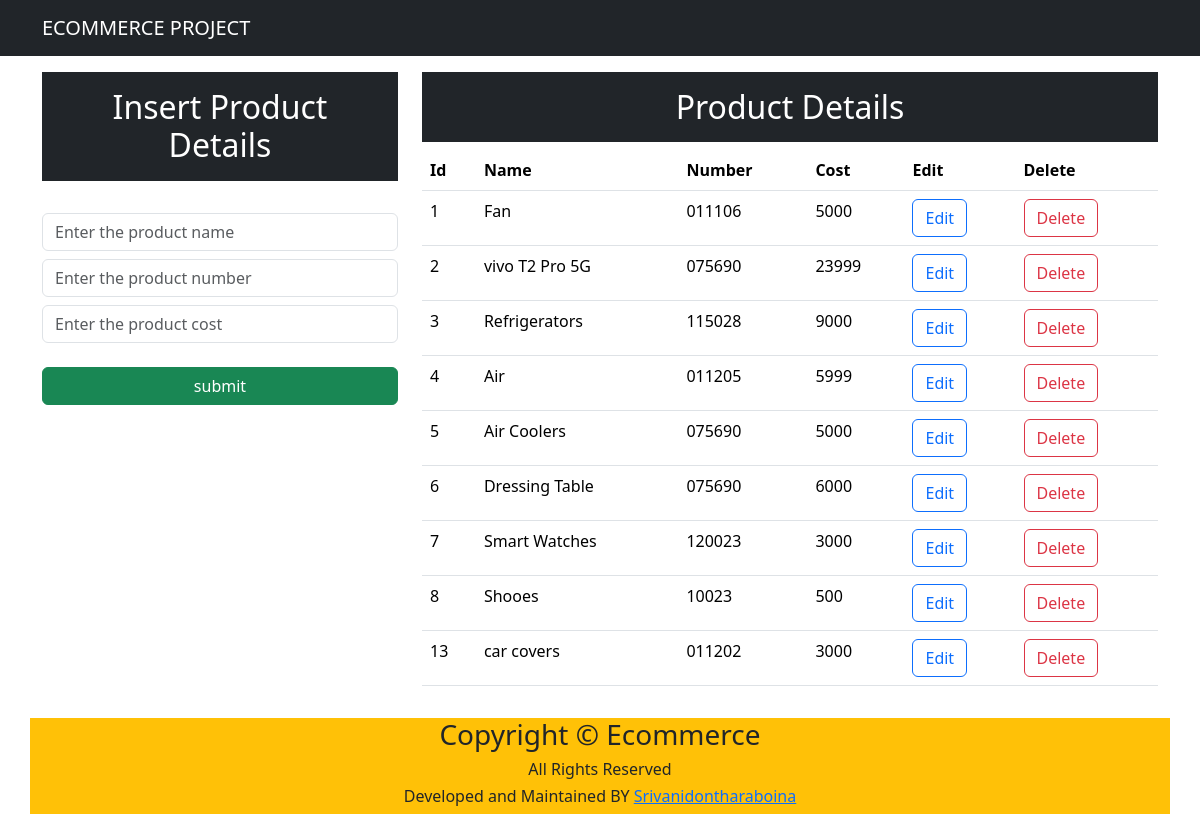
The page / on the database its author committed.
### app/models.py (models this page shows, shortened)
class Product(models.Model):
    Name=models.CharField(max_length=25)
    Number=models.CharField(max_length=6)
    Cost=models.CharField(max_length=6)

### app/views.py (the view)
# urls.py: path('',views.index,name="index"),
def index(request):
    data=Product.objects.all()
    context={"data":data}
    return render(request,"index.html",context)

### templates/index.html (shortened to what this page needs)
<!DOCTYPE html>
<html lang="en">
<head>
    <link href="https://cdn.jsdelivr.net/npm/bootstrap@5.3.3/dist/css/bootstrap.min.css" rel="stylesheet">
</head>
<body>
    <nav class="navbar navbar-expand-lg navbar-dark bg-dark">
        <div class="container">
         <a class="navbar-brand" href="#">ECOMMERCE PROJECT</a>
</div>
</nav>
<div class="container mt-3">
    <div class="row">
        <div class="col-md-4">
            <h2 class="text-white bg-dark text-center p-3">Insert Product Details</h2>
            <br>
            <form action="/insert" method="POST">{% csrf_token %}
                <div class="form-group">
                    <input type="text" class="form-control" placeholder="Enter the product name" name="Name" required>
                </div>
                <div class="form-group">
                    <input type="text" class="form-control mt-2" placeholder="Enter the product number" name="Number" required>
                </div>
                <div class="form-group">
                    <input type="number" class="form-control mt-2" placeholder="Enter the product cost" name="Cost" required>
                </div>
            <div class="d-grid gap-2">
                <button class="btn btn-success" type="submit">submit</button>
            </div>
            </form>
        </div>
        <div class="col-md-8">
            <h2 class="text-center text-white bg-dark p-3">Product Details</h2>
            <table class="table">
                <thead>
                    <tr>
                        <th>Id</th>
                        <th>Name</th>
                        <th>Number</th>
                        <th>Cost</th>
                        <th>Edit</th>
                        <th>Delete</th>
                    </tr>
                </thead>
                <tbody>
                    {% for d in data %}
                    <tr>
                        <td>{{d.id}}</td>
                        <td>{{d.Name}}</td>
                        <td>{{d.Number}}</td>
                        <td>{{d.Cost}}</td>
                        <td><a button href="/update/{{d.id}}"class="btn btn-outline-primary">Edit</a></button></td>
                        <td><a button href="/delete/{{d.id}}" class="btn btn-outline-danger">Delete</a></button></td>
                    </tr>
                    {% endfor %}
                </tbody>
            </table>
        </div>
        <footer class="text-center bg-warning mt-3">
            <div>
                <div class="row">
                    <div class="col">
                        <h3>Copyright &copy; Ecommerce</h3>
                        <h6>All Rights Reserved</h6>
                        <h6>Developed and Maintained BY <a href="Srivanidontharaboina">Srivanidontharaboina</a></h6>
                    </div>
                </div>
            </div>
        </footer>
    </div>
</div>
</body>
</html>

### rows shown on the page
Product: id "1", Name "Fan", Number "011106", Cost "5000"
Product: id "2", Name "vivo T2 Pro 5G", Number "075690", Cost "23999"
Product: id "3", Name "Refrigerators", Number "115028", Cost "9000"
Product: id "4", Name "Air", Number "011205", Cost "5999"
Product: id "5", Name "Air Coolers", Number "075690", Cost "5000"
Product: id "6", Name "Dressing Table", Number "075690", Cost "6000"
Product: id "7", Name "Smart Watches", Number "120023", Cost "3000"
Product: id "8", Name "Shooes", Number "10023", Cost "500"
Product: id "13", Name "car covers", Number "011202", Cost "3000"
